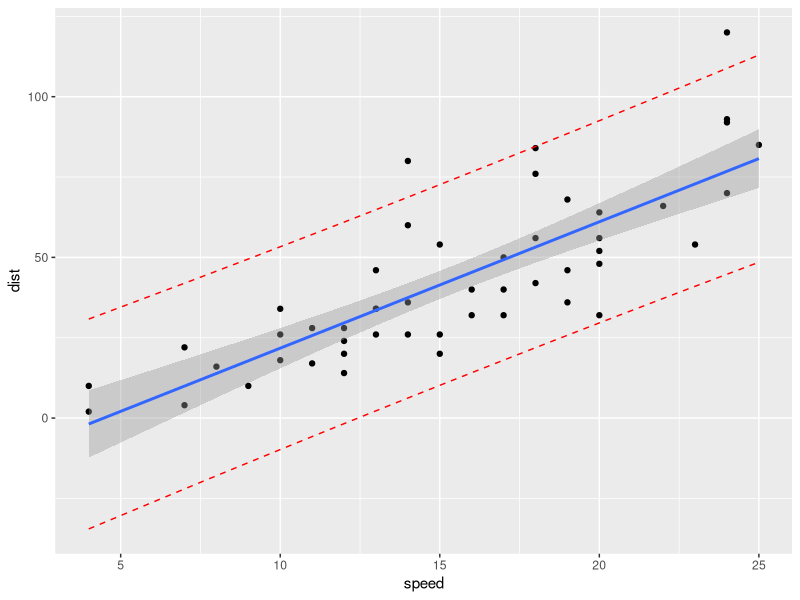

Here is the R script that generated this plot:
# 0. Build linear model 
data("cars", package="datasets")
model <- lm (dist ~ speed, data=cars)
# 1. Add predictions 
new.speeds <- data.frame(speed=c(12, 19, 24))
# predicted <- predict(model, newdata=new.speeds, interval="confidence")
pred.int <- predict(model, interval="prediction")
mydata <- cbind(cars, pred.int)
# 2. Regression line + confidence intervals
library("ggplot2")
p <- ggplot(mydata, aes(speed, dist)) +
  geom_point() +
  stat_smooth(method = lm)
# 3. Add prediction intervals
p + geom_line(aes(y = lwr), color = "red", linetype = "dashed")+
  geom_line(aes(y = upr), color = "red", linetype = "dashed")
